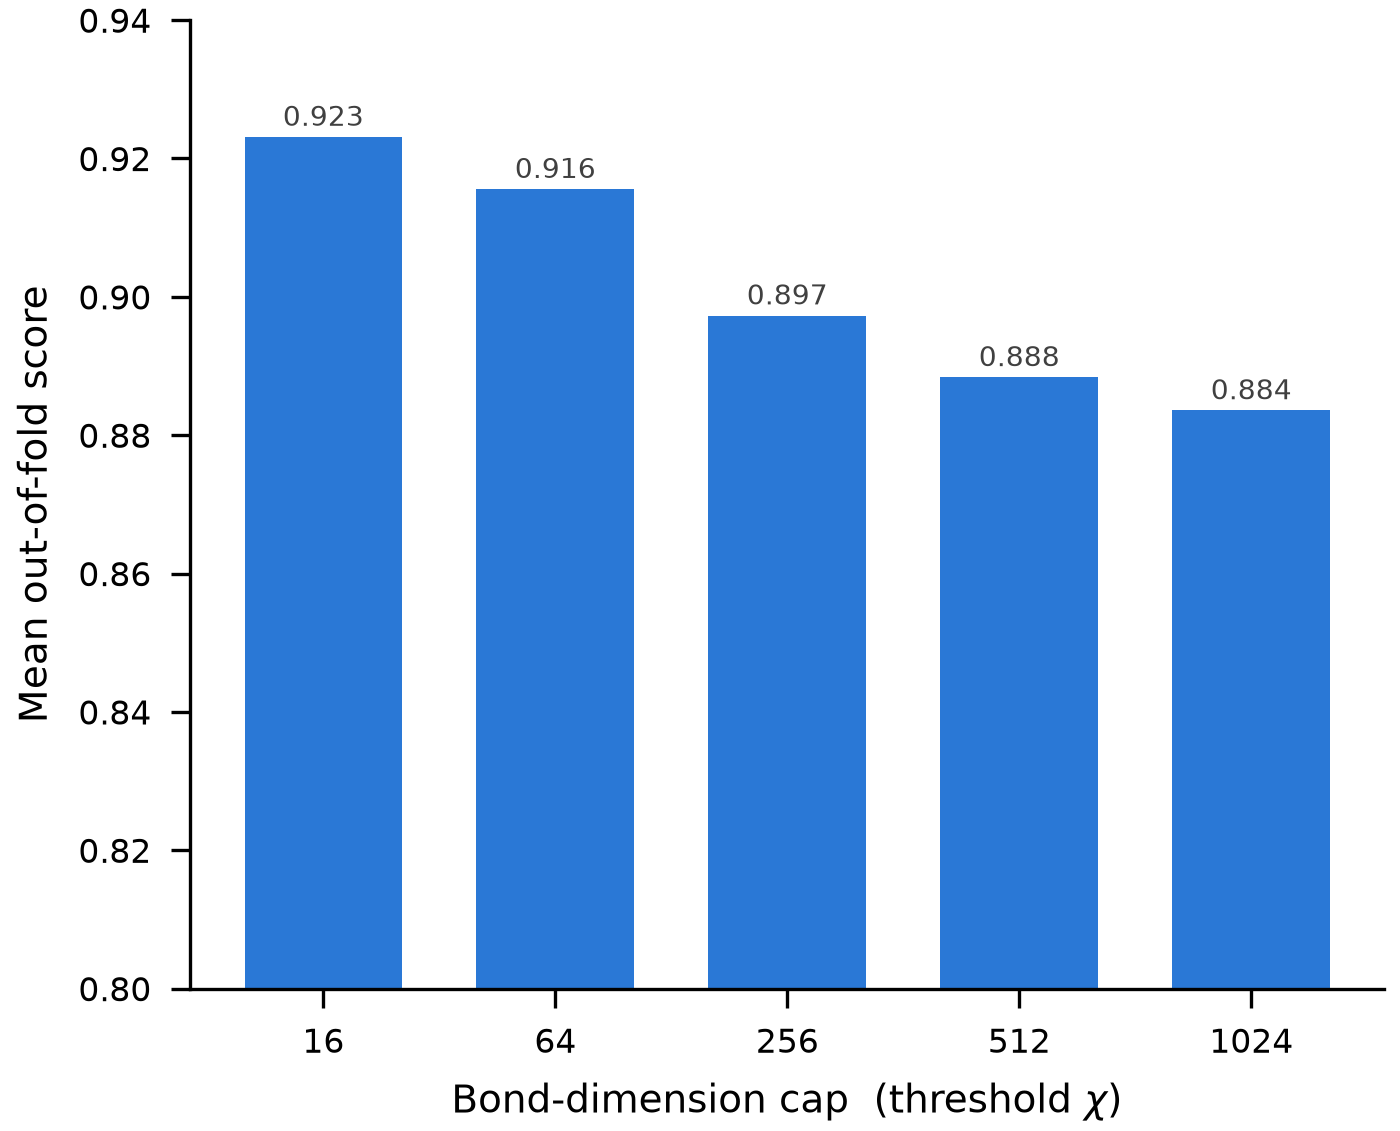

Write Python code to recreate this figure.
"""Score vs bond dimension: mean out-of-fold project score at each threshold.

The ``threshold`` column is the simulator's bond-dimension cap (chi). A larger cap
allows more entanglement to be represented, so runtime becomes more chi-dependent
and harder to predict -- the score drifts down as the cap grows. Computes the
10-fold grouped-CV OOF with the TabPFN model and renders a bar per threshold.
House style mirrors the other figures; writes .pdf, .png, and a values JSON.
"""
import json
from pathlib import Path

import matplotlib.pyplot as plt
import numpy as np
from matplotlib.transforms import Bbox
from sklearn.model_selection import GroupKFold

from tensor_clock.data import build_dataset, load_or_build_features
from tensor_clock.metrics import score
from tensor_clock import tabpfn_model

SINGLE_COLUMN = 3.5
LABEL_PT, TICK_PT, FINE_PT = 7, 6, 5
BLUE = "#2a78d6"
STYLE = {
    "figure.dpi": 150, "savefig.dpi": 400,
    "font.size": LABEL_PT, "axes.labelsize": LABEL_PT, "axes.titlesize": LABEL_PT,
    "xtick.labelsize": TICK_PT, "ytick.labelsize": TICK_PT, "legend.fontsize": TICK_PT,
    "legend.frameon": False, "axes.spines.top": False, "axes.spines.right": False,
    "axes.linewidth": 0.6, "xtick.major.width": 0.6, "ytick.major.width": 0.6,
    "pdf.fonttype": 42, "ps.fonttype": 42,
}
HERE = Path(__file__).resolve().parent


def save(figure, out: Path) -> None:
    out.parent.mkdir(parents=True, exist_ok=True)
    figure.canvas.draw()
    content = figure.get_tightbbox(figure.canvas.get_renderer())
    width, _ = figure.get_size_inches()
    crop = Bbox.from_extents(0.0, content.y0 - 0.02, width, content.y1 + 0.02)
    for suffix in (".pdf", ".png"):
        figure.savefig(out.with_suffix(suffix), bbox_inches=crop)


def main() -> None:
    X, y, groups, meta, cols = build_dataset(load_or_build_features())
    thr = X[:, cols.index("threshold")]

    oof = np.zeros(len(y))
    for train, val in GroupKFold(10).split(X, y, groups):
        model = tabpfn_model.make_model()
        model.fit(X[train], y[train])
        oof[val] = model.predict(X[val])
    rs = np.array([score(10.0 ** oof[i], *meta[i]) for i in range(len(y))])

    thrs = sorted(set(thr))
    scores = [float(rs[thr == t].mean()) for t in thrs]

    plt.rcParams.update(STYLE)
    fig, ax = plt.subplots(figsize=(SINGLE_COLUMN, SINGLE_COLUMN * 0.82))
    xpos = np.arange(len(thrs))
    ax.bar(xpos, scores, width=0.68, color=BLUE)
    for x, s in zip(xpos, scores):
        ax.annotate(f"{s:.3f}", (x, s), xytext=(0, 2), textcoords="offset points",
                    ha="center", fontsize=FINE_PT, color="0.25")
    ax.set_xticks(xpos)
    ax.set_xticklabels([str(int(t)) for t in thrs])
    ax.set_xlabel(r"Bond-dimension cap  (threshold $\chi$)")
    ax.set_ylabel("Mean out-of-fold score")
    ax.set_ylim(0.80, 0.94)  # zoomed: all thresholds score ~0.9, with a mild decline
    fig.tight_layout(pad=0.4)

    save(fig, HERE / "score_by_threshold")
    (HERE / "score_by_threshold.json").write_text(
        json.dumps({str(int(t)): s for t, s in zip(thrs, scores)}, indent=2))
    print("wrote score_by_threshold.{pdf,png,json}:",
          {int(t): round(s, 4) for t, s in zip(thrs, scores)})


if __name__ == "__main__":
    main()
